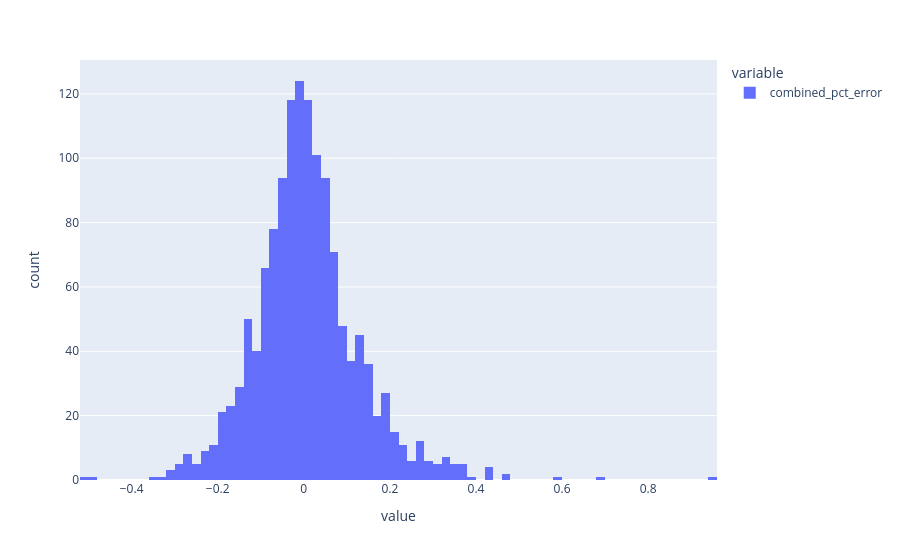

Source (notebook cell):
### Code cell
import plotly.express as px
px.histogram(inst_model_df[targ])

### Figure 1 — Plotly figure (JSON) as saved in the notebook; plotly's stock layout.template omitted (floating-point values rounded to 4 significant figures; data arrays with more than 128 entries replaced by an {"elided": "..."} marker saying what was removed)
{"data": [{"bingroup": "x", "hovertemplate": "variable=combined_pct_error<br>value=%{x}<br>count=%{y}<extra></extra>", "legendgroup": "combined_pct_error", "marker": {"color": "#636efa", "pattern": {"shape": ""}}, "name": "combined_pct_error", "orientation": "v", "showlegend": true, "type": "histogram", "x": {"elided": "1367 float values"}, "xaxis": "x", "yaxis": "y"}], "layout": {"barmode": "relative", "legend": {"title": {"text": "variable"}, "tracegroupgap": 0}, "margin": {"t": 60}, "xaxis": {"anchor": "y", "domain": [0, 1], "title": {"text": "value"}}, "yaxis": {"anchor": "x", "domain": [0, 1], "title": {"text": "count"}}}}
